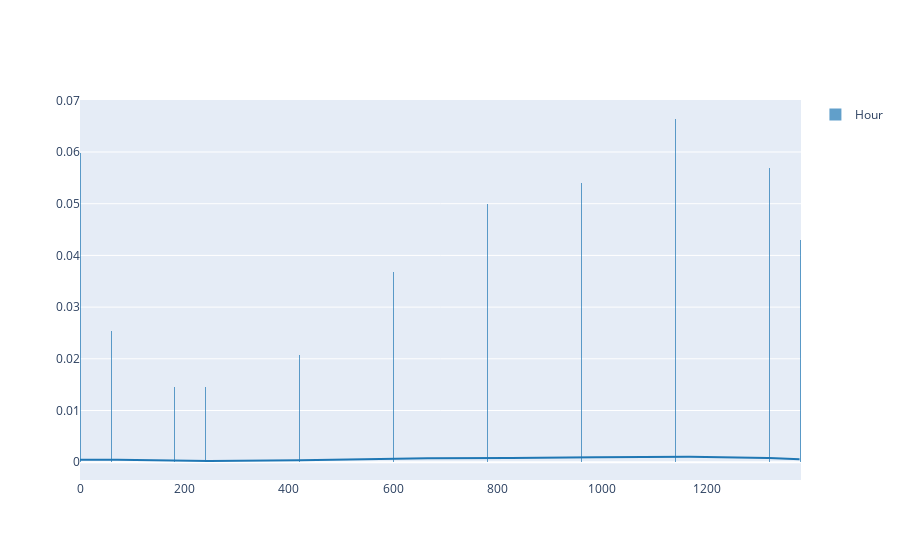

The notebook cell saved with this chart:
### Code cell
py.iplot(ff.create_distplot([calls['hour_of_day']],group_labels=["Hour"],bin_size=1, show_rug=False))

### Figure 1 — Plotly figure (JSON) as saved in the notebook; plotly's stock layout.template omitted (floating-point values rounded to 4 significant figures; data arrays with more than 128 entries replaced by an {"elided": "..."} marker saying what was removed)
{"data": [{"autobinx": false, "histnorm": "probability density", "legendgroup": "Hour", "marker": {"color": "rgb(31, 119, 180)"}, "name": "Hour", "opacity": 0.7, "type": "histogram", "x": {"elided": "5227 float values"}, "xaxis": "x", "xbins": {"end": 1381.0, "size": 1, "start": 0}, "yaxis": "y"}, {"legendgroup": "Hour", "marker": {"color": "rgb(31, 119, 180)"}, "mode": "lines", "name": "Hour", "showlegend": false, "type": "scatter", "x": {"elided": "500 float values"}, "xaxis": "x", "y": {"elided": "500 float values"}, "yaxis": "y"}], "layout": {"barmode": "overlay", "hovermode": "closest", "legend": {"traceorder": "reversed"}, "xaxis": {"anchor": "y2", "domain": [0, 1], "zeroline": false}, "yaxis": {"anchor": "free", "domain": [0, 1], "position": 0}}}
